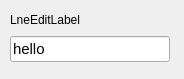
<?xml version="1.0" encoding="UTF-8"?>
<ui version="4.0">
 <class>Form</class>
 <widget class="QWidget" name="Form">
  <property name="geometry">
   <rect>
    <x>0</x>
    <y>0</y>
    <width>184</width>
    <height>79</height>
   </rect>
  </property>
  <property name="windowTitle">
   <string>Form</string>
  </property>
  <widget class="QWidget" name="verticalLayoutWidget">
   <property name="geometry">
    <rect>
     <x>10</x>
     <y>10</y>
     <width>160</width>
     <height>61</height>
    </rect>
   </property>
   <layout class="QVBoxLayout" name="verticalLayout">
    <property name="sizeConstraint">
     <enum>QLayout::SetDefaultConstraint</enum>
    </property>
    <item>
     <layout class="QHBoxLayout" name="horizontalLayout">
      <item>
       <widget class="QLabel" name="label">
        <property name="font">
         <font>
          <pointsize>9</pointsize>
         </font>
        </property>
        <property name="text">
         <string>LneEditLabel</string>
        </property>
       </widget>
      </item>
      <item>
       <spacer name="horizontalSpacer">
        <property name="orientation">
         <enum>Qt::Horizontal</enum>
        </property>
        <property name="sizeHint" stdset="0">
         <size>
          <width>40</width>
          <height>20</height>
         </size>
        </property>
       </spacer>
      </item>
     </layout>
    </item>
    <item>
     <widget class="QLineEdit" name="lineEdit">
      <property name="font">
       <font>
        <pointsize>11</pointsize>
       </font>
      </property>
      <property name="text">
       <string>hello</string>
      </property>
     </widget>
    </item>
    <item>
     <spacer name="verticalSpacer">
      <property name="orientation">
       <enum>Qt::Vertical</enum>
      </property>
      <property name="sizeHint" stdset="0">
       <size>
        <width>20</width>
        <height>40</height>
       </size>
      </property>
     </spacer>
    </item>
   </layout>
  </widget>
  <zorder>verticalLayoutWidget</zorder>
  <zorder>verticalSpacer</zorder>
 </widget>
 <resources/>
 <connections/>
</ui>
